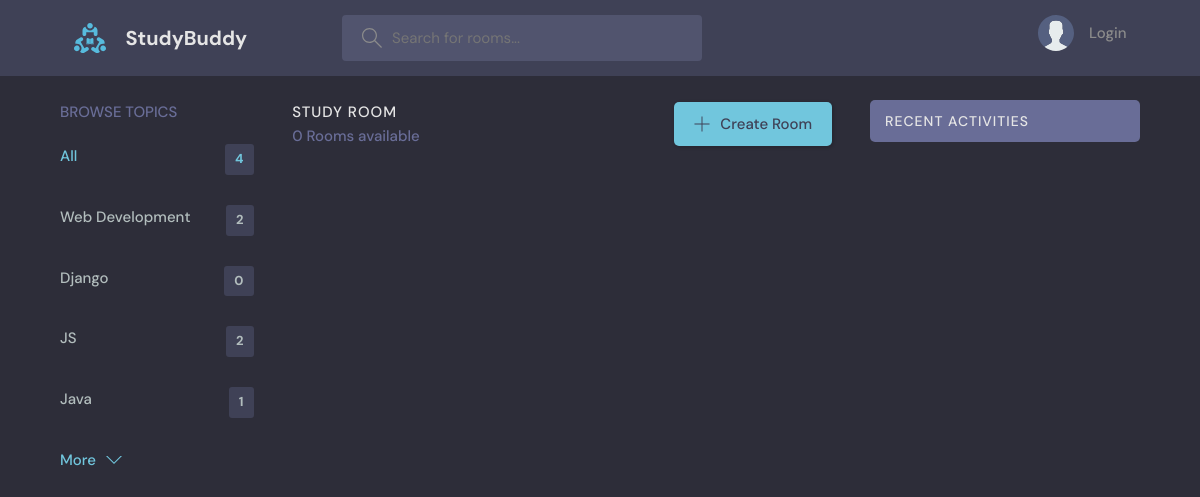
Page /?q=Python on the earlier database version.
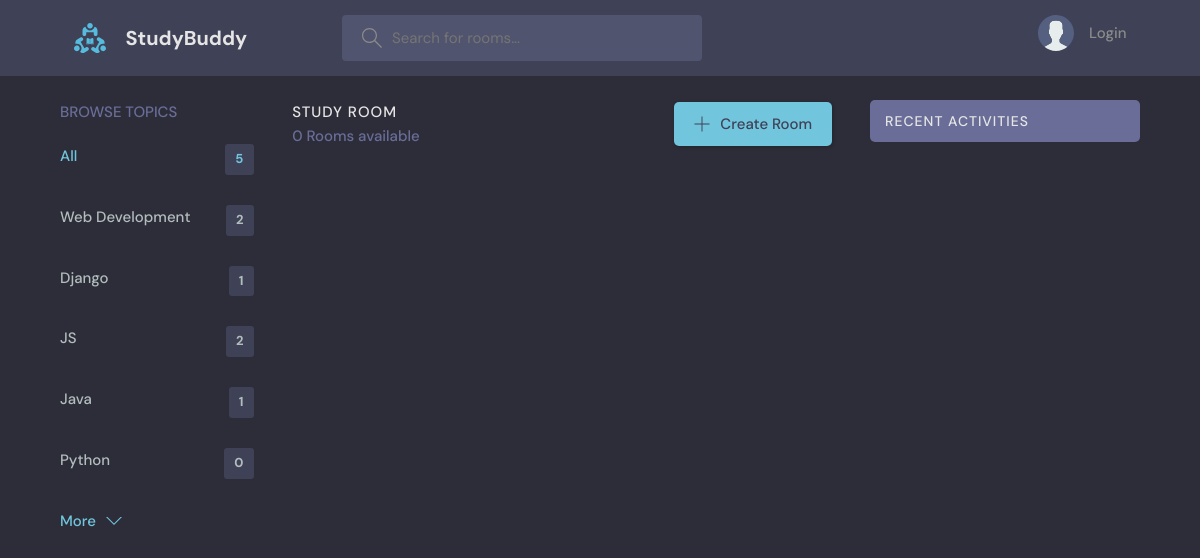
Same page on the later database version.
### base/models.py (models this page shows, shortened)
class Topic(models.Model):
    name = models.CharField(max_length=200)

### base/views.py (the view)
# urls.py: path('',views.home,name='home'),
def home(request):
    q = request.GET.get('q') if request.GET.get('q') != None else ''
    rooms = Room.objects.filter(Q(topic__name__icontains=q) | #or
                                Q(name__icontains=q) |
                                Q(description__contains=q))
    topics = Topic.objects.all()[0:5]
    room_count = rooms.count()
    room_messages = Message.objects.filter(Q(room__topic__name__icontains=q))
    context = {'rooms':rooms,'topics':topics, 'room_count':room_count, 'room_messages':room_messages}
    return render(request,'base/home.html',context)

### base/templates/base/home.html (shortened to what this page needs)
{% extends 'main.html' %}
{% block content %}
<main class="layout layout--3">
      <div class="container">
        {% include 'base/topics_component.html' %}
        <div class="roomList">
          <div class="roomList__header">
            <div>
              <h2>Study Room</h2>
              <p>{{room_count}} Rooms available</p>
            </div>
            <a class="btn btn--main" href="{% url 'create-room' %}">
              <svg version="1.1" xmlns="http://www.w3.org/2000/svg" width="32" height="32" viewBox="0 0 32 32">
                <title>add</title>
                <path
                  d="M16.943 0.943h-1.885v14.115h-14.115v1.885h14.115v14.115h1.885v-14.115h14.115v-1.885h-14.115v-14.115z"
                ></path>
              </svg>
              Create Room
            </a>
          </div>
        </div>
        {% include 'base/activity_component.html' %}
      </div>
    </main>
{% endblock content %}

### templates/main.html (shortened to what this page needs)
<!DOCTYPE html>
{% load static %}
<html lang="en">
<head>
    <link rel="stylesheet" href="{% static 'styles/style.css' %}" />
</head>
  <body>
        {% include 'navbar.html' %}
        {% block content %}
        {% endblock content %}
  </body>
</html>

### templates/navbar.html (shortened to what this page needs)
{% load static %}
<header class="header header--loggedIn">
  <div class="container">
    <a href="{% url 'home' %}" class="header__logo">
      <img src="{% static 'images/logo.svg' %}" />
      <h1>StudyBuddy</h1>
    </a>
    <form class="header__search" method="GET" action="{% url 'home' %}">
      <label>
        <input name="q" placeholder="Search for rooms..." />
      </label>
    </form>
    <nav class="header__menu">
      {% if request.user.is_authenticated %}
      <div class="header__user">
        <a href="{% url 'user-profile' user.id %}">
          <div class="avatar avatar--medium active">
            <img src="{{request.user.avatar.url}}" />
          </div>
          <p>{{ request.user.username }} <span>@{{ request.user.username }}</span></p>
        </a>
        <button class="dropdown-button">
          <svg version="1.1" xmlns="http://www.w3.org/2000/svg" width="32" height="32" viewBox="0 0 32 32">
            <title>chevron-down</title>
            <path d="M16 21l-13-13h-3l16 16 16-16h-3l-13 13z"></path>
          </svg>
        </button>
      </div>
      <div class="dropdown-menu">
        <a href="{% url 'update-user' %}" class="dropdown-link">
          <svg version="1.1" xmlns="http://www.w3.org/2000/svg" width="32" height="32" viewBox="0 0 32 32">
            <title>tools</title>
            <path d="M27.465 32c-1.211 0-2.35-0.471-3.207-1.328l-9.392-9.391c-2.369 0.898-4.898 0.951-7.355 0.15-3.274-1.074-5.869-3.67-6.943-6.942-0.879-2.682-0.734-5.45 0.419-8.004 0.135-0.299 0.408-0.512 0.731-0.572 0.32-0.051 0.654 0.045 0.887 0.277l5.394 5.395 3.586-3.586-5.394-5.395c-0.232-0.232-0.336-0.564-0.276-0.887s0.272-0.596 0.572-0.732c2.552-1.152 5.318-1.295 8.001-0.418 3.274 1.074 5.869 3.67 6.943 6.942 0.806 2.457 0.752 4.987-0.15 7.358l9.392 9.391c0.844 0.842 1.328 2.012 1.328 3.207-0 2.5-2.034 4.535-4.535 4.535zM15.101 19.102c0.26 0 0.516 0.102 0.707 0.293l9.864 9.863c0.479 0.479 1.116 0.742 1.793 0.742 1.398 0 2.535-1.137 2.535-2.535 0-0.668-0.27-1.322-0.742-1.793l-9.864-9.863c-0.294-0.295-0.376-0.74-0.204-1.119 0.943-2.090 1.061-4.357 0.341-6.555-0.863-2.631-3.034-4.801-5.665-5.666-1.713-0.561-3.468-0.609-5.145-0.164l4.986 4.988c0.391 0.391 0.391 1.023 0 1.414l-5 5c-0.188 0.188-0.441 0.293-0.707 0.293s-0.52-0.105-0.707-0.293l-4.987-4.988c-0.45 1.682-0.397 3.436 0.164 5.146 0.863 2.631 3.034 4.801 5.665 5.666 2.2 0.721 4.466 0.604 6.555-0.342 0.132-0.059 0.271-0.088 0.411-0.088z"></path>
          </svg>
          Settings
        </a>
        <a href="{% url 'logout' %}" class="dropdown-link">
          <svg version="1.1" xmlns="http://www.w3.org/2000/svg" width="32" height="32" viewBox="0 0 32 32">
            <title>sign-out</title>
            <path d="M3 0h22c0.553 0 1 0 1 0.553l-0 3.447h-2v-2h-20v28h20v-2h2l0 3.447c0 0.553-0.447 0.553-1 0.553h-22c-0.553 0-1-0.447-1-1v-30c0-0.553 0.447-1 1-1z"></path>
            <path d="M21.879 21.293l1.414 1.414 6.707-6.707-6.707-6.707-1.414 1.414 4.293 4.293h-14.172v2h14.172l-4.293 4.293z"></path>
          </svg>
          Logout
        </a>
      </div>
      {% else %}
      <a href="{% url 'login' %}">
        <img src= "{% static 'images/avatar.svg' %}" />
        <p>Login</p>
      </a>
      {% endif %}
    </nav>
  </div>
</header>

### base/templates/base/topics_component.html
<div class="topics">
          <div class="topics__header">
            <h2>Browse Topics</h2>
          </div>
          <ul class="topics__list">
            <li>
              <a href="{% url 'home' %}" class="active">All <span>{{topics.count}}</span></a>
            </li>
               {% for topic in topics %}
            <li>
              <a href="{% url 'home' %}?q={{topic.name}}">{{topic.name}} <span>{{topic.room_set.all.count}}</span></a>
            </li>
              {% endfor %}
          </ul>
          <a class="btn btn--link" href="{% url 'topics' %}">
            More
            <svg version="1.1" xmlns="http://www.w3.org/2000/svg" width="32" height="32" viewBox="0 0 32 32">
              <title>chevron-down</title>
              <path d="M16 21l-13-13h-3l16 16 16-16h-3l-13 13z"></path>
            </svg>
          </a>
        </div>

### base/templates/base/activity_component.html (shortened to what this page needs)
<div class="activities">
          <div class="activities__header">
            <h2>Recent Activities</h2>
          </div>
        </div>

### static/styles/style.css (style rules this page uses)
:root { --color-main: #71c6dd; --color-main-light: #e1f6fb; --color-dark: #3f4156; --color-dark-medium: #51546e; --color-dark-light: #696d97; --color-light: #e5e5e5; --color-gray: #8b8b8b; --color-light-gray: #b2bdbd; --color-bg: #2d2d39; --color-success: #5dd693; --color-error: #fc4b0b; }
* { font-family: "DM Sans", -apple-system, BlinkMacSystemFont, "Segoe UI", Roboto, Oxygen, Ubuntu, Cantarell, "Open Sans", "Helvetica Neue", sans-serif; margin: 0; padding: 0; box-sizing: border-box; text-rendering: optimizeLegibility; font-size: inherit; }
html { font-size: 56.25%; }
@media only screen and (min-width: 1200px) { html { font-size: 62.5%; } }
body { line-height: 1.6; font-weight: 400; font-size: 1.5rem; color: var(--color-light-gray); background-color: var(--color-bg); min-height: 100vh; }
img { width: 100%; }
a { display: inline-block; color: var(--color-main); text-decoration: none; }
.container { max-width: 120rem; width: 90%; margin: auto; }
.btn { background-color: transparent; border: none; display: inline-flex; align-items: center; gap: 1rem; cursor: pointer; transition: all ease-in-out 0.3s; padding: 1rem 2rem; border-radius: 5px; box-shadow: 1px 1px 3px 1px rgba(0, 0, 0, 0.15); font-weight: 500; }
.btn--link { border-radius: 0; padding: 0; color: var(--color-main); box-shadow: none; }
.btn--main { background-color: var(--color-main); color: var(--color-dark); }
.btn > svg { fill: currentColor; width: 1.6rem; height: 1.6rem; }
.header { padding: 1.5rem; background-color: var(--color-dark); }
.header > .container { display: flex; gap: 9.5rem; }
.header__logo, .header__user { display: flex; gap: 2rem; align-items: center; }
.header__logo > img { height: 3.2rem; width: 3.2rem; }
.header__logo > h1 { font-weight: 700; font-size: 2rem; color: var(--color-light); }
.header__search > label { background-color: var(--color-dark-medium); padding: 1.3rem 1rem; display: flex; align-items: center; gap: 1rem; border-radius: 4px; }
.header__search svg { fill: var(--color-gray); width: 2rem; height: 2rem; margin-left: 1rem; }
.header__search input { width: 30rem; background: transparent; border: none; outline: none; color: var(--color-light); }
.header__menu { margin-left: auto; position: relative; }
.header__menu a { display: flex; gap: 1.5rem; align-items: center; font-weight: 500; text-decoration: none; color: var(--color-gray); }
.header__menu img { height: 3.6rem; }
.header__menu p { line-height: 1.2; }
.layout { margin-top: 2.4rem; }
.layout > .container { display: flex; justify-content: space-between; align-items: flex-start; }
.layout--3 > .container > div:first-child { flex-basis: 18%; max-width: 22.5rem; }
.layout--3 > .container > div:nth-child(2) { flex-basis: 50%; }
.layout--3 > .container > div:last-child { flex-basis: 25%; }
.topics__header { margin-bottom: 2rem; }
.topics__header h2 { text-transform: uppercase; font-weight: 500; color: var(--color-dark-light); }
.topics__list { list-style: none; }
.topics__list li a { display: flex; justify-content: space-between; margin-bottom: 3rem; font-weight: 500; color: var(--color-light-gray); transition: all 0.3s ease-in-out; }
.topics__list li a.active, .topics__list li a:hover { color: var(--color-main); }
.topics__list li a span { padding: 0.5rem 1rem; background-color: var(--color-dark); border-radius: 3px; font-size: 1.3rem; font-weight: 700; letter-spacing: 1px; }
.roomList__header { display: flex; justify-content: space-between; align-items: center; margin-bottom: 2.4rem; }
.roomList__header h2 { text-transform: uppercase; font-weight: 500; color: var(--color-light); letter-spacing: 1px; }
.roomList__header p { font-weight: 500; color: var(--color-dark-light); }
.activities { background: var(--color-dark); border-radius: 5px; overflow: hidden; }
.activities__header h2 { background-color: var(--color-dark-light); text-transform: uppercase; font-weight: 500; padding: 1rem 1.5rem; color: var(--color-light); letter-spacing: 1px; font-size: 1.4rem; }

Differences in the rows shown:
computed for Topic "Django": room_set.all.count "0" → "1"
added Topic: name "Python", room_set.all.count "0"
Other differences:
{{ topics.count }}: "4" → "5"
